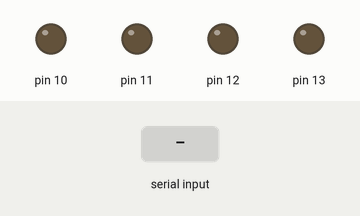
Recording of a sketch running on a simulated Arduino Uno, built with avr-gcc and run on an emulated ATmega328P. Parts: output pins drawn as LEDs (lit = HIGH). The test bench sets the inputs (shaded band).

Above: at 1.2 s.
1.3 s: "R" received over Serial
At 2.5 s:
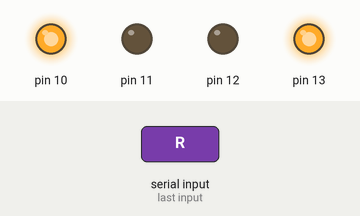
2.8 s: "L" received over Serial
At 3.6 s:
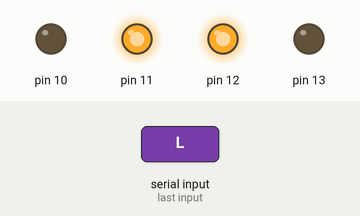
4.3 s: "F" received over Serial
At 4.8 s:
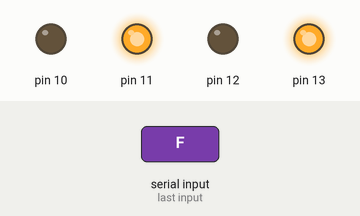
5.8 s: "B" received over Serial
At 7.0 s:
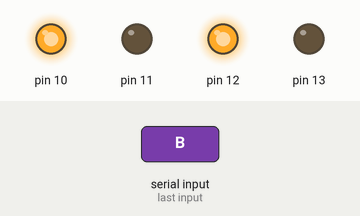
7.3 s: "S" received over Serial
At 8.3 s:
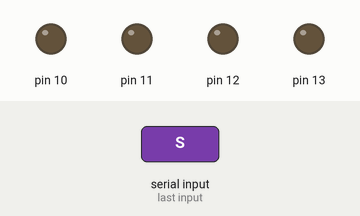
Timing chart, 0 to 9.8 s (numbered marks = the images above; inputs shaded):
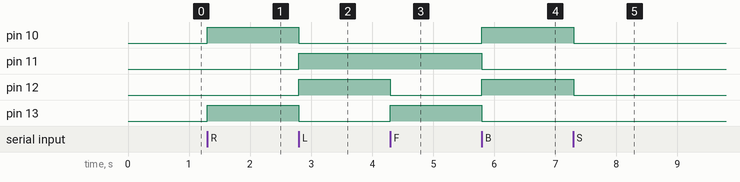

Measured:
- after the input at 1.3 s, pin 10, pin 13: LOW → HIGH at once
- after the input at 2.8 s, pin 10, pin 13: HIGH → LOW at once; pin 11, pin 12: LOW → HIGH at once
- after the input at 4.3 s, pin 12: HIGH → LOW at once; pin 13: LOW → HIGH at once
- after the input at 5.8 s, pin 10, pin 12: LOW → HIGH at once; pin 11, pin 13: HIGH → LOW at once
- after the input at 7.3 s, pin 10, pin 12: HIGH → LOW at once

The sketch:

ball_following_robot.ino
```cpp
int inbyte = 0; // incoming serial byte
void setup()
{
 // start serial port at 9600 bps;
 Serial.begin(9600);
 pinMode(13,OUTPUT);
 pinMode(12,OUTPUT);
 pinMode(11,OUTPUT);
 pinMode(10,OUTPUT);

}
void loop()
{
 //if we get a valid byte,read analog ins:
 if (Serial.available() > 0)
 {

 // get incoming byte:
 inbyte = Serial.read();


if (inbyte == 'R') {
 digitalWrite(13,HIGH);
 digitalWrite(12,LOW);
 digitalWrite(11,LOW);
 digitalWrite(10,HIGH);
 }
else if (inbyte == 'L') {
 digitalWrite(13,LOW);
 digitalWrite(12,HIGH);
 digitalWrite(11,HIGH);
 digitalWrite(10,LOW); }
else if (inbyte == 'F') {
 digitalWrite(13,HIGH);
 digitalWrite(12,LOW);

 digitalWrite(11,HIGH);
 digitalWrite(10,LOW); }
else if (inbyte == 'B') {
 digitalWrite(13,LOW);
 digitalWrite(12,HIGH);
 digitalWrite(11,LOW);
 digitalWrite(10,HIGH); }
else if (inbyte == 'S') {
 digitalWrite(13,LOW);
 digitalWrite(12,LOW);
 digitalWrite(11,LOW);
 digitalWrite(10,LOW); }

}
}
```
